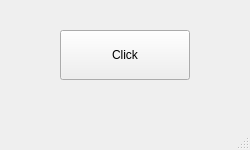
<?xml version="1.0" encoding="UTF-8"?>
<ui version="4.0">
 <class>MainWindow</class>
 <widget class="QMainWindow" name="MainWindow">
  <property name="geometry">
   <rect>
    <x>0</x>
    <y>0</y>
    <width>250</width>
    <height>150</height>
   </rect>
  </property>
  <property name="windowTitle">
   <string>MainWindow</string>
  </property>
  <widget class="QWidget" name="centralwidget">
   <widget class="QPushButton" name="pushButton">
    <property name="geometry">
     <rect>
      <x>60</x>
      <y>30</y>
      <width>130</width>
      <height>50</height>
     </rect>
    </property>
    <property name="text">
     <string>Click</string>
    </property>
   </widget>
  </widget>
  <widget class="QMenuBar" name="menubar">
   <property name="geometry">
    <rect>
     <x>0</x>
     <y>0</y>
     <width>250</width>
     <height>25</height>
    </rect>
   </property>
  </widget>
  <widget class="QStatusBar" name="statusbar"/>
 </widget>
 <resources/>
 <connections/>
</ui>
